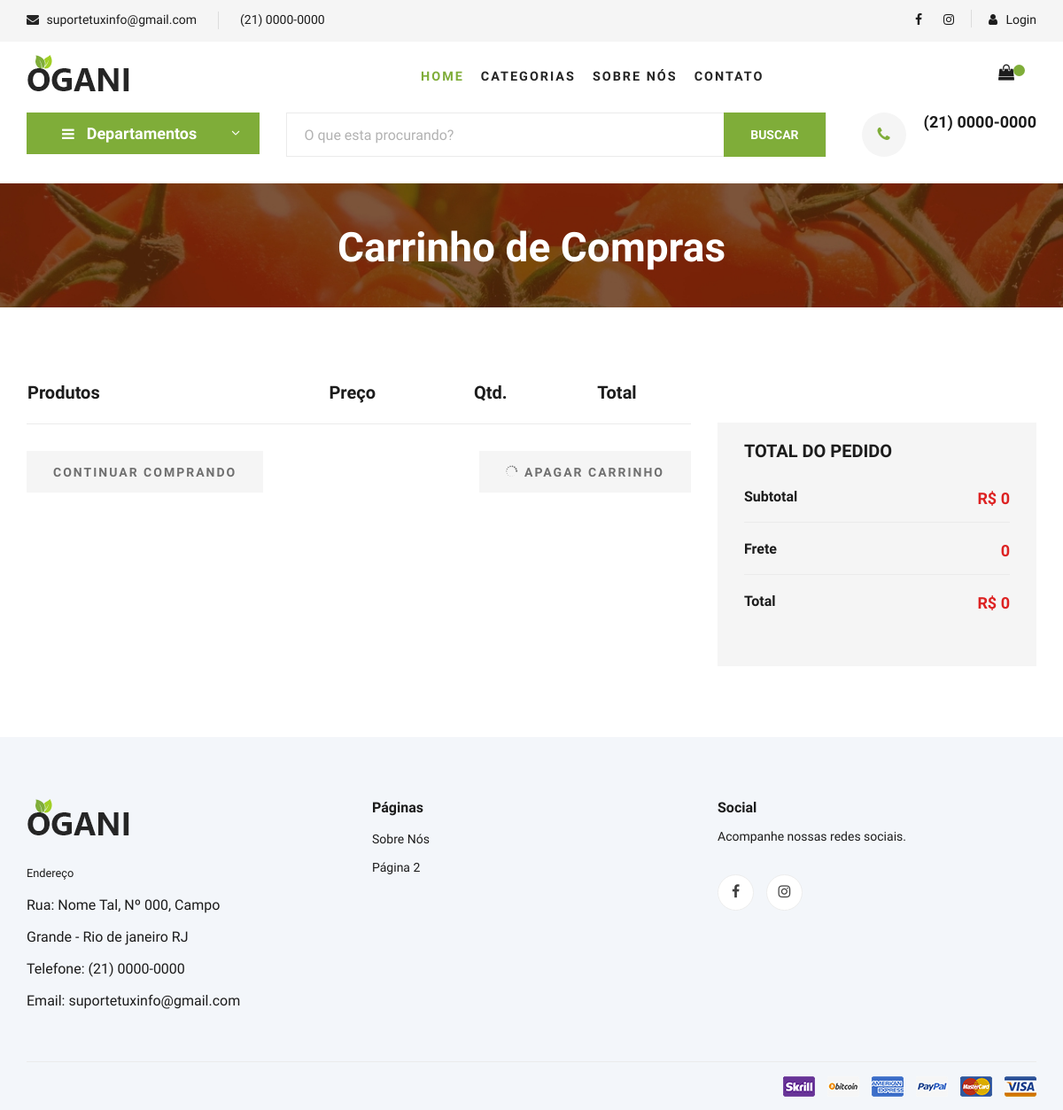
Screenshot of /index.php/cart with the database file from the repository.
### tables this page shows
CREATE TABLE `config` (
  `id_config` int(11) NOT NULL,
  `nome_site` varchar(255) NOT NULL,
  `email_site` varchar(255) NOT NULL,
  `telefone_site` varchar(244) NOT NULL,
  `info_site` varchar(255) NOT NULL,
  `frete_site` varchar(255) NOT NULL,
  `endereco_site` varchar(255) NOT NULL,
  `logo_site` varchar(255) NOT NULL,
  `facebook_site` varchar(255) NOT NULL,
  `instagram_site` varchar(255) NOT NULL
);

CREATE TABLE `paginas` (
  `id_pagina` int(11) NOT NULL,
  `texto_pagina` longtext NOT NULL,
  `nome_pagina` varchar(255) NOT NULL,
  `url_pagina` varchar(255) NOT NULL,
  `bg_pagina` varchar(255) NOT NULL,
  `menu_top_pagina` int(11) NOT NULL
);

### application/controllers/Cart.php (called while the page is built, shortened)
<?php
class Cart extends CI_Controller {
    function __construct(){
        $this->load->model('M_produto');
        $this->load->helper('text');
        $this->load->helper('cookie');
        $this->load->model('M_select');
        $this->load->model('M_seo');
    }
     public function index(){
        $data['nome_site'] = $this->M_seo->config()->row()->nome_site;
        $data['email_site'] = $this->M_seo->config()->row()->email_site;
        $data['telefone_site'] = $this->M_seo->config()->row()->telefone_site;
        $data['title'] = "Carrinho - ".$data['nome_site'];
        $data['info'] = $this->M_seo->config();
        $data['frete'] = $this->M_seo->config()->row()->frete_site;
        $this->load->view('site/headers/v_header.php', $data);
        $this->load->view('site/headers/v_menu.php', $data);
        $this->load->view('site/headers/v_top.php', $data);
        $this->load->view('site/carrinho/v_breadcumb.php', $data);
        $this->load->view('site/carrinho/v_cart.php', $data);
        $this->load->view('site/headers/v_footer.php');
    }
}

### index.php (called while the page is built, shortened)
<?php
require_once BASEPATH.'core/CodeIgniter.php';

### application/models/M_seo.php (called while the page is built, shortened)
<?php
class M_seo extends CI_Model{
        function config(){
              $query = $this->db->get('config');
              return $query;
          }
}

### application/models/M_select.php (the view, shortened to what this page needs)
<?php
class M_select extends CI_Model{
        function list_paginas_top(){
           $this->db->where('menu_top_pagina',1);
         $query2 = $this->db->get('paginas');
            foreach ($query2->result() as $row2){
               echo '<li><a href="'.base_url().'pagina/detalhe/'.$row2->url_pagina.'">'.$row2->nome_pagina.'</a></li>';
            }
        }
         function list_paginas(){
         $query2 = $this->db->get('paginas');
            foreach ($query2->result() as $row2){
               echo '<li><a href="'.base_url().'pagina/detalhe/'.$row2->url_pagina.'">'.$row2->nome_pagina.'</a></li>';
            }
        }
}

### application/views/site/headers/v_menu.php (shortened to what this page needs)
                     <?php $this->M_select->list_categorias();?>
            <?php $this->M_select->list_paginas_top();?>
<header class="header">
    <div class="header__top">
        <div class="container">
            <div class="row">
                <div class="col-lg-6 col-md-6">
                    <div class="header__top__left">
                        <ul>
                            <li><i class="fa fa-envelope"></i> <?php echo $email_site; ?></li>
                            <li><?php echo $telefone_site; ?></li>
                        </ul>
                    </div>
                </div>
                <div class="col-lg-6 col-md-6">
                    <div class="header__top__right">
                        <div class="header__top__right__social">
                            <?php if($info->row()->facebook_site){?>
                             <a target="_blank" href="<?php echo $info->row()->facebook_site; ?>"><i class="fa fa-facebook"></i></a>
                             <?php } ?>
                             <?php if($info->row()->instagram_site){?>
                             <a target="_blank" href="<?php echo $info->row()->instagram_site; ?>"><i class="fa fa-instagram"></i></a>
                             <?php } ?>
                        </div>
                        <div class="header__top__right__auth">
                            <a href="#"><i class="fa fa-user"></i> Login</a>
                        </div>
                    </div>
                </div>
            </div>
        </div>
    </div>
    <div class="container">
        <div class="row">
            <div class="col-lg-3">
                <div class="header__logo">
                    <a href="<?php echo base_url(); ?>"><img src="<?php echo base_url().$info->row()->logo_site; ?>" alt="<?php echo $info->row()->nome_site; ?>"></a>
                </div>
            </div>
            <div class="col-lg-6">
                <nav class="header__menu">
                    <ul >
                        <li class="active"><a href="<?php echo base_url(); ?>">Home</a></li>
                        <li><a href="#">Categorias</a>
                                 <?php $this->M_select->list_categorias();?>
                        </li>
                        <?php $this->M_select->list_paginas_top();?>
                       <li><a href="<?php echo base_url(); ?>contato">Contato</a></li>
                    </ul>
                </nav>
            </div>
            <div class="col-lg-3">
                <div class="header__cart">
                    <ul>
                        <li><a href="<?php echo base_url().'cart'; ?>"><i class="fa fa-shopping-bag"></i><span id="dot-bag"></span> </a></li>
                     </ul>
                </div>
            </div>
        </div>
    </div>
</header>

### application/views/site/headers/v_top.php (shortened to what this page needs)
<section class="hero hero-normal">
    <div class="container">
        <div class="row">
            <div class="col-lg-3">
                <div class="hero__categories">
                    <div class="hero__categories__all">
                        <i class="fa fa-bars"></i>
                        <span>Departamentos</span>
                    </div>
                </div>
            </div>
            <div class="col-lg-9">
                <div class="hero__search">
                    <div class="hero__search__form">
                        <form action="#">
                            <input type="text" placeholder="O que esta procurando?">
                            <button type="submit" class="site-btn">BUSCAR</button>
                        </form>
                    </div>
                    <div class="hero__search__phone">
                        <div class="hero__search__phone__icon">
                            <i class="fa fa-phone"></i>
                        </div>
                        <div class="hero__search__phone__text">
                            <h5><?php echo $telefone_site; ?></h5>
                        </div>
                    </div>
                </div>
            </div>
        </div>
    </div>
</section>

### application/views/site/headers/v_footer.php (shortened to what this page needs)
    <footer class="footer spad">
        <div class="container">
            <div class="row">
                <div class="col-lg-3 col-md-6 col-sm-6">
                    <?php foreach($info->result() as $row): ?>
                    <div class="footer__about">
                        <div class="footer__about__logo">
                            <a href="./index.html"><img src="<?php echo base_url().$row->logo_site; ?>" alt=""></a>
                        </div>
                        <ul>
                            <li><small>Endereço</small><br><?php echo $row->endereco_site; ?></li>
                            <li>Telefone: <?php echo $row->telefone_site; ?></li>
                            <li>Email: <?php echo $row->email_site; ?></li>
                        </ul>
                    </div>
                    <?php endforeach; ?>
                </div>
                <div class="col-lg-4 col-md-6 col-sm-6 offset-lg-1">
                    <div class="footer__widget">
                        <h6>Páginas</h6>
                        <ul>
                            <?php $this->M_select->list_paginas();?>
                        </ul>
                    </div>
                </div>
                <div class="col-lg-4 col-md-12">
                    <div class="footer__widget">
                        <h6>Social</h6>
                        <p>Acompanhe nossas redes sociais.</p>
                        <div class="footer__widget__social">
                              <?php if($info->row()->facebook_site){?>
                                <a target="_blank" href="<?php echo $info->row()->facebook_site; ?>"><i class="fa fa-facebook"></i></a>
                                <?php } ?>
                                <?php if($info->row()->instagram_site){?>
                                <a target="_blank" href="<?php echo $info->row()->instagram_site; ?>"><i class="fa fa-instagram"></i></a>
                                <?php } ?>
                        </div>
                    </div>
                </div>
            </div>
            <div class="row">
                <div class="col-lg-12">
                    <div class="footer__copyright">
                        <div class="footer__copyright__payment"><img src="img/payment-item.png" alt=""></div>
                    </div>
                </div>
            </div>
        </div>
    </footer>
</body>
</html>

### assets/css/override.css (style rules this page uses)
.header__menu ul { text-align: right !important; }
.header__menu ul li { margin-right: 15px !important; letter-spacing: .2rem; }
.header__menu ul li a { font-size: .9em !important; }

### rows the page displays
config: email_site "suportetuxinfo@gmail.com", telefone_site "(21) 0000-0000", logo_site (picture), endereco_site "Rua: Nome Tal, Nº 000, Campo Grande - Rio de janeiro RJ"
paginas: nome_pagina "SOBRE NÓS", nome_pagina "Sobre Nós"
paginas: nome_pagina "Página 2"

### other values shown
$total_geral "0"
$frete "0"
$total_geral+$frete "0"
